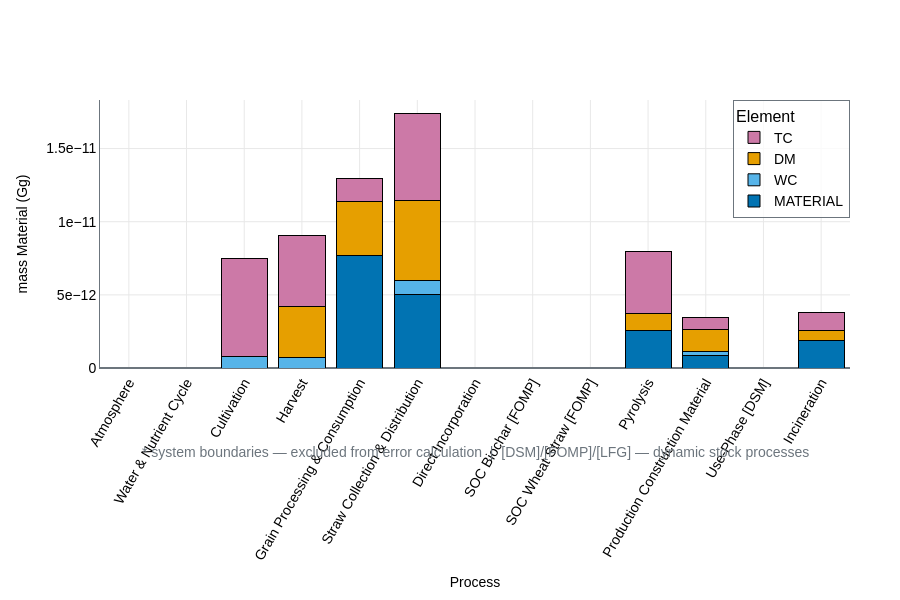

The cell this chart's notebook holds for it:
### Markdown cell above
## 2.3 Mass Balance Verification

### Code cell
print(format_header("MASS BALANCE VERIFICATION (BASELINE)", level=2))
plotting.plot_total_mass_balance_error(
    mfa_results_baseline,
    dsm_params=dsm_params,
    fomp_params=fomp_params,
)
plotting.plot_optimized_mass_balance_error(
    mfa_results_baseline,
    dsm_params=dsm_params,
    fomp_params=fomp_params,
)
plotting.plot_dynamic_process_balance(
    mfa_results_baseline,
    dsm_params=dsm_params,
    fomp_params=fomp_params,
)

### Figure 1 — Plotly figure (JSON) as saved in the notebook; plotly's stock layout.template omitted (floating-point values rounded to 4 significant figures)
{"data": [{"hovertemplate": "<b>%{x}</b><br>MATERIAL: %{y:.2e} Gg<extra></extra>", "marker": {"color": "#0173B2", "line": {"color": "#000000", "width": 1}}, "name": "MATERIAL", "type": "bar", "x": ["Atmosphere", "Water & Nutrient Cycle", "Cultivation", "Harvest", "Grain Processing & Consumption", "Straw Collection & Distribution", "Direct Incorporation", "SOC Biochar [FOMP]", "SOC Wheat Straw [FOMP]", "Pyrolysis", "Production Construction Material", "Use-Phase [DSM]", "Incineration"], "y": [0, 0, 0, 0, 7.683e-12, 5.006e-12, 0, 0, 0, 2.59e-12, 8.731e-13, 0, 1.906e-12]}, {"hovertemplate": "<b>%{x}</b><br>WC: %{y:.2e} Gg<extra></extra>", "marker": {"color": "#56B4E9", "line": {"color": "#000000", "width": 1}}, "name": "WC", "type": "bar", "x": ["Atmosphere", "Water & Nutrient Cycle", "Cultivation", "Harvest", "Grain Processing & Consumption", "Straw Collection & Distribution", "Direct Incorporation", "SOC Biochar [FOMP]", "SOC Wheat Straw [FOMP]", "Pyrolysis", "Production Construction Material", "Use-Phase [DSM]", "Incineration"], "y": [0, 0, 8.149e-13, 6.985e-13, 0, 9.604e-13, 0, 0, 0, 0, 2.765e-13, 0, 0]}, {"hovertemplate": "<b>%{x}</b><br>DM: %{y:.2e} Gg<extra></extra>", "marker": {"color": "#E69F00", "line": {"color": "#000000", "width": 1}}, "name": "DM", "type": "bar", "x": ["Atmosphere", "Water & Nutrient Cycle", "Cultivation", "Harvest", "Grain Processing & Consumption", "Straw Collection & Distribution", "Direct Incorporation", "SOC Biochar [FOMP]", "SOC Wheat Straw [FOMP]", "Pyrolysis", "Production Construction Material", "Use-Phase [DSM]", "Incineration"], "y": [0, 0, 0, 3.492e-12, 3.725e-12, 5.472e-12, 0, 0, 0, 1.106e-12, 1.513e-12, 0, 6.767e-13]}, {"hovertemplate": "<b>%{x}</b><br>TC: %{y:.2e} Gg<extra></extra>", "marker": {"color": "#CC79A7", "line": {"color": "#000000", "width": 1}}, "name": "TC", "type": "bar", "x": ["Atmosphere", "Water & Nutrient Cycle", "Cultivation", "Harvest", "Grain Processing & Consumption", "Straw Collection & Distribution", "Direct Incorporation", "SOC Biochar [FOMP]", "SOC Wheat Straw [FOMP]", "Pyrolysis", "Production Construction Material", "Use-Phase [DSM]", "Incineration"], "y": [0, 0, 6.694e-12, 4.889e-12, 1.543e-12, 5.966e-12, 0, 0, 0, 4.293e-12, 8.149e-13, 0, 1.222e-12]}], "layout": {"annotations": [{"font": {"color": "#6C757D", "size": 14}, "showarrow": false, "text": "* system boundaries — excluded from error calculation  |  [DSM]/[FOMP]/[LFG] — dynamic stock processes", "x": 0.5, "xanchor": "center", "xref": "paper", "y": -0.35, "yref": "paper"}], "barmode": "stack", "font": {"color": "#000000", "family": "Arial, sans-serif", "size": 14}, "height": 600, "legend": {"bgcolor": "rgba(255,255,255,0.8)", "bordercolor": "#6C757D", "borderwidth": 1, "font": {"size": 14}, "orientation": "v", "title": {"font": {"size": 16}, "text": "Element"}, "x": 1, "xanchor": "right", "y": 1, "yanchor": "top"}, "margin": {"b": 200, "l": 100, "r": 50, "t": 100}, "paper_bgcolor": "#FFFFFF", "plot_bgcolor": "#FFFFFF", "uirevision": "constant", "width": 900, "xaxis": {"gridcolor": "#e8e8e8", "griddash": "solid", "gridwidth": 1, "linecolor": "#6C757D", "linewidth": 1, "tickangle": -60, "tickfont": {"color": "#000000", "family": "Arial, sans-serif", "size": 14}, "title": {"font": {"color": "#000000", "family": "Arial, sans-serif", "size": 14}, "text": "Process"}, "zeroline": true, "zerolinecolor": "#6C757D"}, "yaxis": {"gridcolor": "#e8e8e8", "griddash": "solid", "gridwidth": 1, "linecolor": "#6C757D", "linewidth": 1, "rangemode": "tozero", "tickfont": {"color": "#000000", "family": "Arial, sans-serif", "size": 14}, "tickformat": ",", "title": {"font": {"color": "#000000", "family": "Arial, sans-serif", "size": 14}, "text": "mass Material (Gg)"}, "zeroline": true, "zerolinecolor": "#6C757D"}}}
